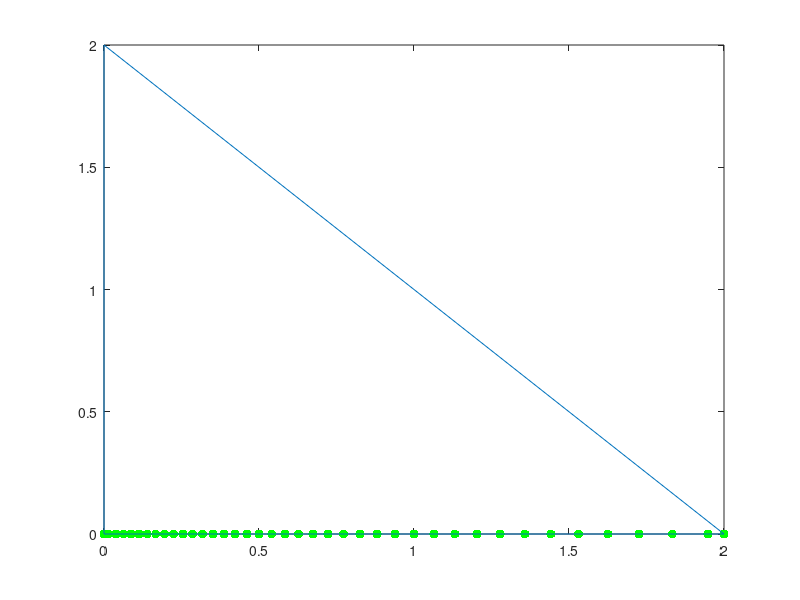
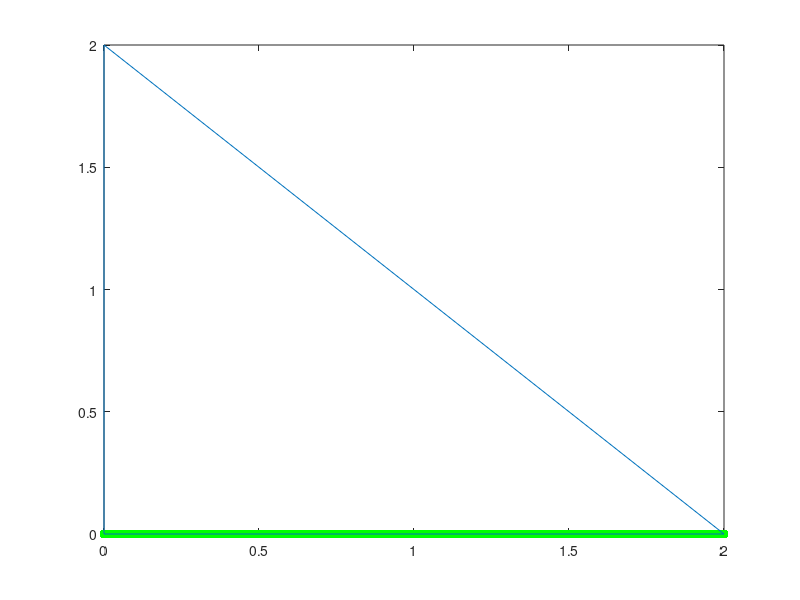

These charts were generated, in order, by the following MATLAB code:

%{

    Il problema convesso è il seguente:
        min (x1 , x1^2 + x2^2 − 2x1)
        -x1<=0
        -x2<=0
        x1+x2<=2

%}

a1 = 0;
a2 = 0;

A = [-1 0;
      0 -1;
      1  1];

b = [0 0 2];

figure(2), clf
title("Weak Minimum of P");
%:::::::::::::::::::::::::: WEAK MINIMUM ::::::::::::::::::::::::::::::::::
for a1=0:0.01:1

    a2 = 1-a1;

    H = [a1  0;
     0   a2];
    
    H = H*2; %perchè nella definizone c'è 1/2 --> 1/2 x^T H x

    c = [a1-2*a2,0];

    sol = quadprog(H,c,A,b,[],[]);

    fprintf("Soluzione con a1=%s e a2=%s pari a: %s\n", num2str(a1), num2str(a2), mat2str(sol));
    plot(sol(1),sol(2),'g.','MarkerSize',20);
    hold on

end

plot([0 0 2,0], [0 2 0,0]);


figure(3), clf
title("Minimum of P");
%:::::::::::::::::::::::::: WEAK MINIMUM ::::::::::::::::::::::::::::::::::
for a1=0.001:0.001:0.999

    a2 = 1-a1;

    H = [a1  0;
     0   a2];
    
    H = H*2; %perchè nella definizone c'è 1/2 --> 1/2 x^T H x

    c = [a1-2*a2,0];

    sol = quadprog(H,c,A,b,[],[]);

    fprintf("Soluzione con a1=%s e a2=%s pari a: %s\n", num2str(a1), num2str(a2), mat2str(sol));
    plot(sol(1),sol(2),'g.','MarkerSize',20);
    hold on

end

plot([0 0 2,0], [0 2 0,0]);


